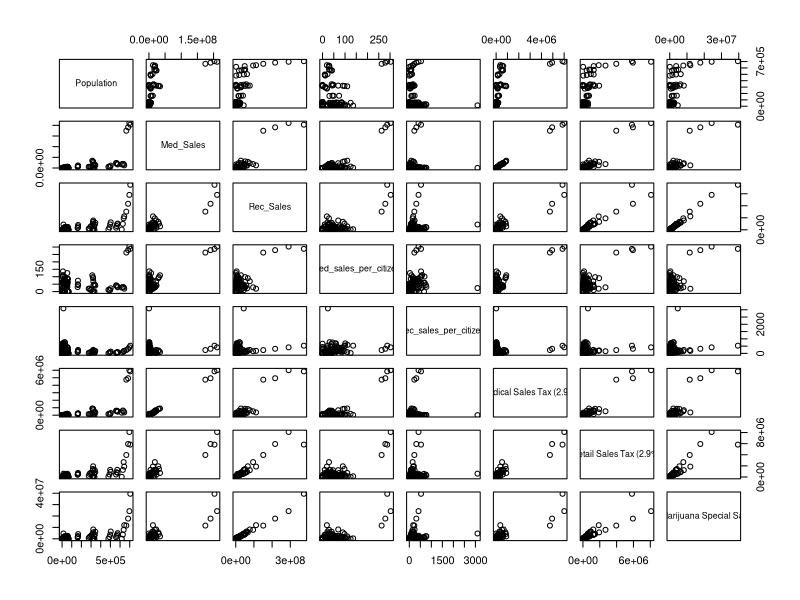
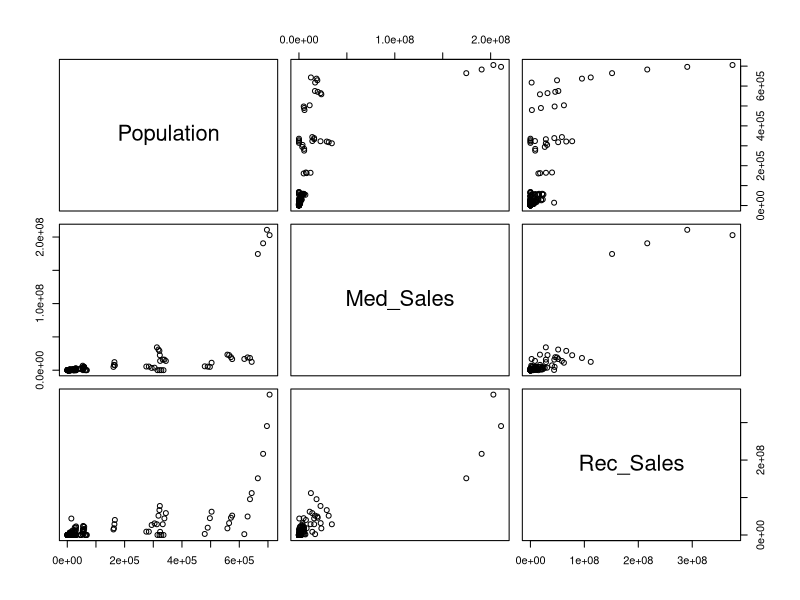
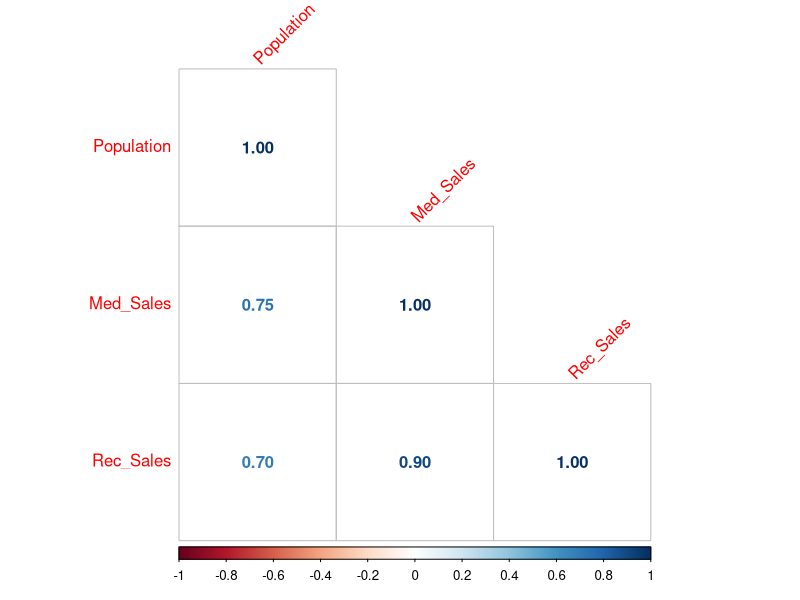
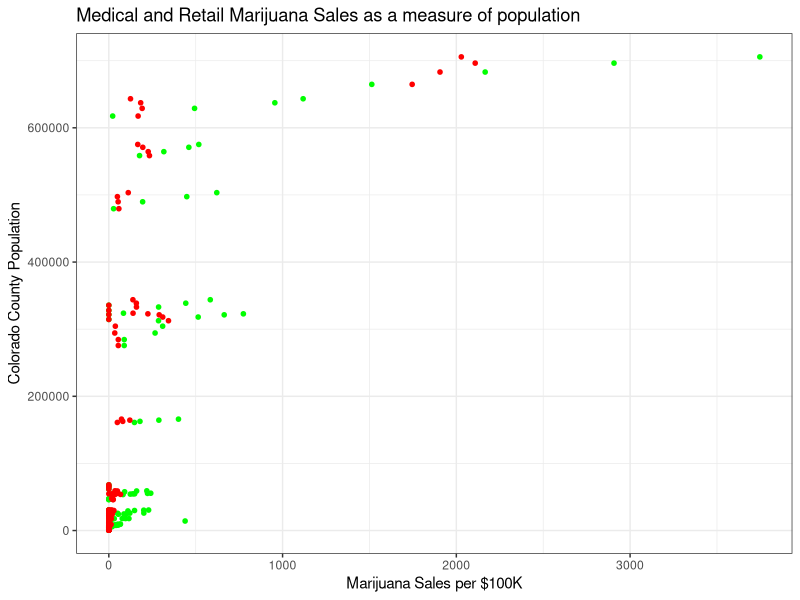
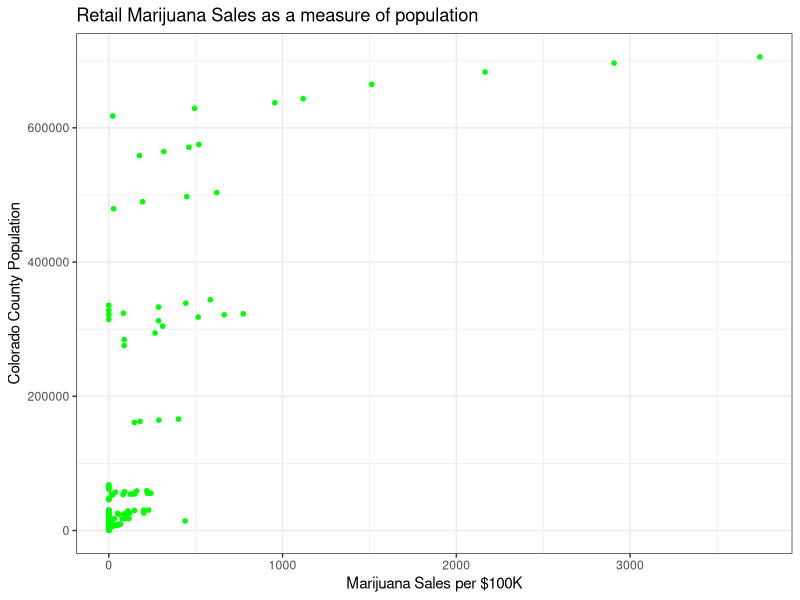
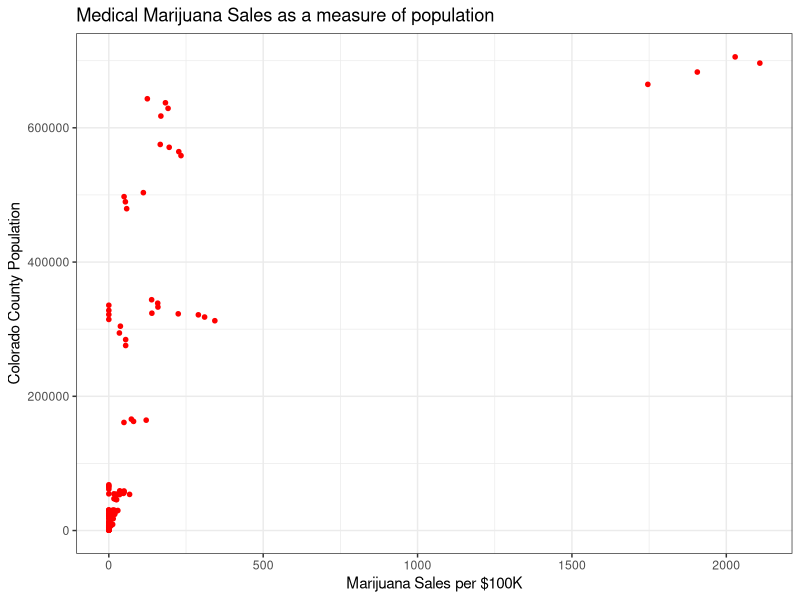

Write R code to recreate these figures, in order.
## ---- chunk 1
knitr::opts_chunk$set(echo = TRUE)
## ---- chunk 2
library("readxl")
library("formattable")
library("tidyverse")
library("tidyr")
library("ggplot2")
library("ggrepel")
## ---- chunk 3
#gather sales and tax data into tibbles
sales_mj <- read_xlsx("CO_County_Sales_2014_2018.xlsx", sheet = "aggregate", range = NULL, col_names = TRUE)
taxes_mj <- read_xlsx("CO_County_Taxes_2014_2018.xlsx", sheet = "aggregate", range = NULL, col_names = TRUE)

#merge the two tibbles - {base} merge returns a dataframe
CCMDs <- merge(sales_mj, taxes_mj)

#remove 2018 values until both spreadsheets are fully populated
CCMDs <- subset(CCMDs, Year < "2018")

#create a list of column names for columns 8 through 14 - these are the columns related to sales and taxes
cashcol <- colnames(CCMDs[8:14])

#loop to convert sales/tax columns to numeric/currency - this will introduce NAs for each of the 7 columns (resulting in a warning for each column)
for (i in cashcol) {
  CCMDs[[i]] <- as.numeric(CCMDs[[i]])   #character to numeric
  CCMDs[[i]] <- currency(CCMDs[[i]], digits = 0L) #numeric but with currency symbology
}

#clean up unneeded files
rm(cashcol, i)
rm(sales_mj, taxes_mj)

#write dataframe to disk
write_excel_csv(CCMDs, "CCMDs.csv", na = "NA", append = FALSE)

## ---- chunk 4
summary(CCMDs)

## ---- chunk 5
#count the NAs
sum(is.na(CCMDs))

#remove the NAs
CCMDs <- na.omit(CCMDs)

plot(CCMDs[,7:14])
## ---- chunk 6
library(corrplot)
#subset out unnecessary columns
plot(CCMDs[,7:9])

#corrplot the value features
m <- cor(CCMDs[, c(7:9)], use = "complete.obs", method = "spearman")
corrplot(m, method="number", type = "lower", order = "hclust", tl.srt = 45)
## ---- chunk 7
#disable scientific notation
options(scipen = 999)

#table(CCMDs[, 1,8:9])

#filter by year

ggplot(data=CCMDs, aes(x = Population))+
  geom_point(aes(y = Rec_Sales/100000), color="green", show.legend = TRUE, size = 1.25)+
  geom_point(aes(y = Med_Sales/100000), color="red", show.legend = TRUE, size = 1.25)+
  labs(title="Medical and Retail Marijuana Sales as a measure of population", x= "Colorado County Population", y= "Marijuana Sales per $100K")+
  theme_bw()+
  coord_flip()

ggplot(data=CCMDs, aes(x = Population))+
  geom_point(aes(y = Rec_Sales/100000), color="green", show.legend = TRUE, size = 1.25)+
  labs(title="Retail Marijuana Sales as a measure of population", x= "Colorado County Population", y= "Marijuana Sales per $100K")+
  theme_bw()+
  coord_flip()

ggplot(data=CCMDs, aes(x = Population))+
  geom_point(aes(y = Med_Sales/100000), color="red", show.legend = TRUE, size = 1.25)+
  labs(title="Medical Marijuana Sales as a measure of population", x= "Colorado County Population", y= "Marijuana Sales per $100K")+
  theme_bw()+
  coord_flip()
